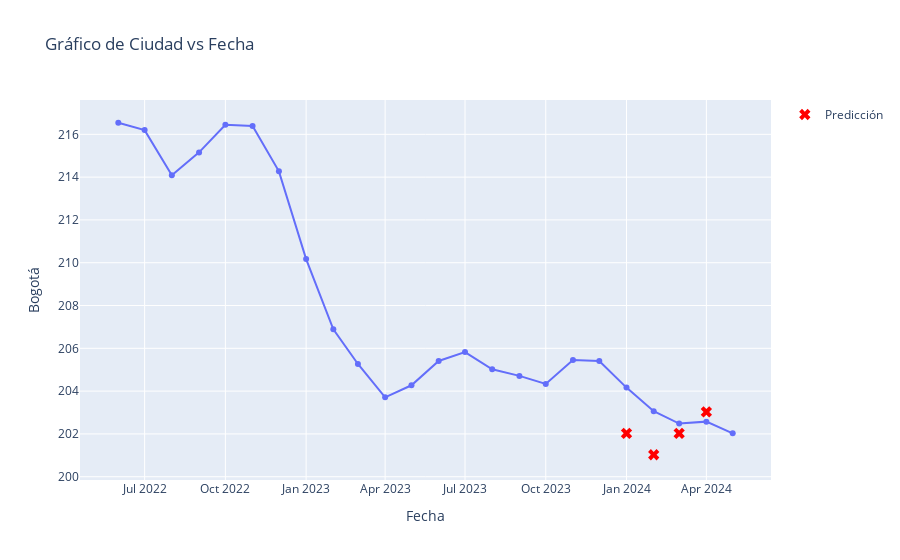

The notebook cell this image was saved under:
### Code cell
# Graficar usando Plotly
fig = px.line(dfp, x='Fecha', y='Bogotá', title='Gráfico de Ciudad vs Fecha', markers=True)

# Agregar la predicción como una 'x'
fig.add_scatter(x=df_prediction['fecha'], y=df_prediction['prediccion'], mode='markers', marker=dict(symbol='x', size=10, color='red'), name='Predicción')

fig.show()

### Figure 1 — Plotly figure (JSON) as saved in the notebook; plotly's stock layout.template omitted (floating-point values rounded to 4 significant figures)
{"data": [{"hovertemplate": "Fecha=%{x}<br>Bogotá=%{y}<extra></extra>", "legendgroup": "", "line": {"color": "#636efa", "dash": "solid"}, "marker": {"symbol": "circle"}, "mode": "lines+markers", "name": "", "orientation": "v", "showlegend": false, "type": "scatter", "x": ["2022-06-01T00:00:00", "2022-07-01T00:00:00", "2022-08-01T00:00:00", "2022-09-01T00:00:00", "2022-10-01T00:00:00", "2022-11-01T00:00:00", "2022-12-01T00:00:00", "2023-01-01T00:00:00", "2023-02-01T00:00:00", "2023-03-01T00:00:00", "2023-04-01T00:00:00", "2023-05-01T00:00:00", "2023-06-01T00:00:00", "2023-07-01T00:00:00", "2023-08-01T00:00:00", "2023-09-01T00:00:00", "2023-10-01T00:00:00", "2023-11-01T00:00:00", "2023-12-01T00:00:00", "2024-01-01T00:00:00", "2024-02-01T00:00:00", "2024-03-01T00:00:00", "2024-04-01T00:00:00", "2024-05-01T00:00:00"], "xaxis": "x", "y": [216.5, 216.2, 214.1, 215.2, 216.5, 216.4, 214.3, 210.2, 206.9, 205.3, 203.7, 204.3, 205.4, 205.8, 205.0, 204.7, 204.3, 205.5, 205.4, 204.2, 203.1, 202.5, 202.6, 202.0], "yaxis": "y"}, {"marker": {"color": "red", "size": 10, "symbol": "x"}, "mode": "markers", "name": "Predicción", "type": "scatter", "x": ["2024-01-01", "2024-02-01", "2024-03-01", "2024-04-01"], "y": [202.0, 201.0, 202.0, 203.0]}], "layout": {"legend": {"tracegroupgap": 0}, "title": {"text": "Gráfico de Ciudad vs Fecha"}, "xaxis": {"anchor": "y", "domain": [0, 1], "title": {"text": "Fecha"}}, "yaxis": {"anchor": "x", "domain": [0, 1], "title": {"text": "Bogotá"}}}}
